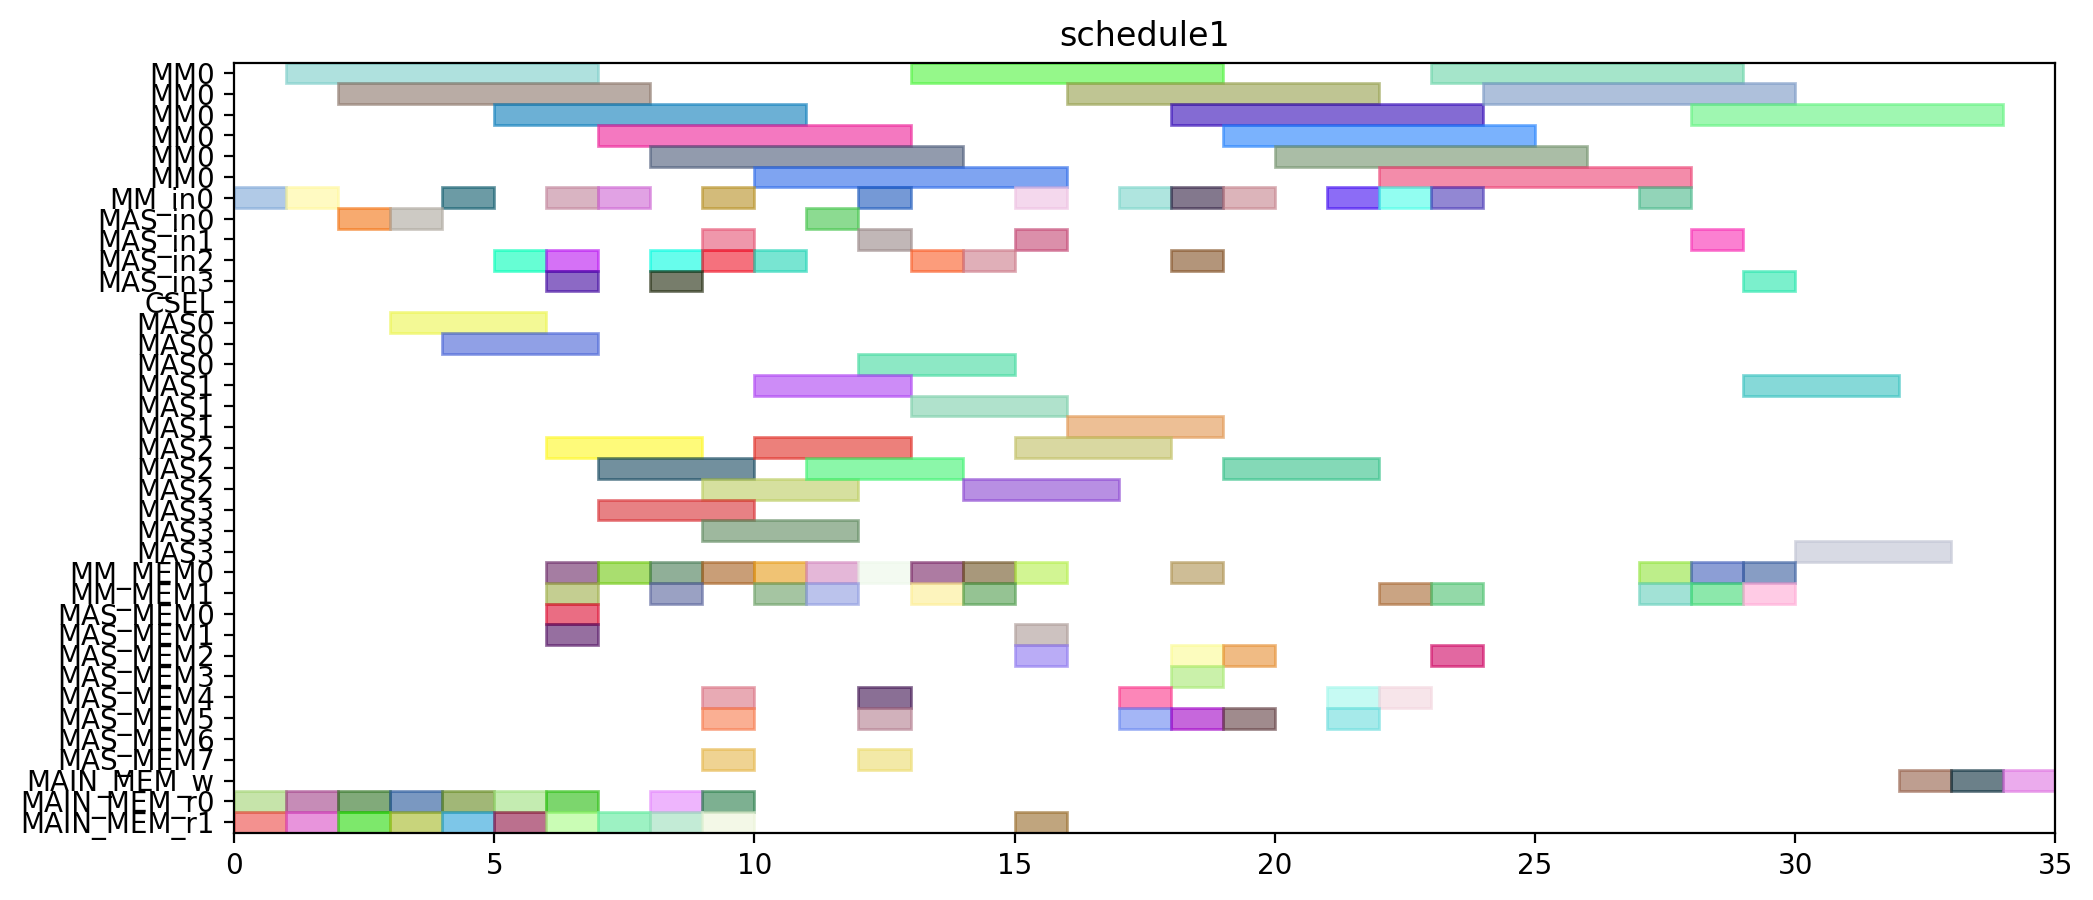

This figure's Python source:
from pyschedule import Scenario, solvers, plotters, alt


def solve():
	horizon = 148
	S = Scenario("schedule1", horizon=horizon)

	# resource
	MM = S.Resources('MM', num=1, size=6)
	MM_in = S.Resources('MM_in', num=1)
	MAS_in = S.Resources('MAS_in', num=4)
	CSEL = S.Resource('CSEL')
	MAS = S.Resources('MAS', num=4, size=3, periods=range(1, horizon))
	MM_MEM = S.Resources('MM_MEM', num=2)
	MAS_MEM = S.Resources('MAS_MEM', num=8)
	MAIN_MEM_w = S.Resource('MAIN_MEM_w', size=1)
	MAIN_MEM_r = S.Resources('MAIN_MEM_r', num=2)

	# result of previous scheduling
	t0_in = S.Task('t0_in', length=1, delay_cost=1)
	S += t0_in >= 0
	t0_in += MM_in[0]

	t0_mem0 = S.Task('t0_mem0', length=1, delay_cost=1)
	S += t0_mem0 >= 0
	t0_mem0 += MAIN_MEM_r[0]

	t0_mem1 = S.Task('t0_mem1', length=1, delay_cost=1)
	S += t0_mem1 >= 0
	t0_mem1 += MAIN_MEM_r[1]

	t0 = S.Task('t0', length=6, delay_cost=1)
	S += t0 >= 1
	t0 += MM[0]

	t2_in = S.Task('t2_in', length=1, delay_cost=1)
	S += t2_in >= 1
	t2_in += MM_in[0]

	t2_mem0 = S.Task('t2_mem0', length=1, delay_cost=1)
	S += t2_mem0 >= 1
	t2_mem0 += MAIN_MEM_r[0]

	t2_mem1 = S.Task('t2_mem1', length=1, delay_cost=1)
	S += t2_mem1 >= 1
	t2_mem1 += MAIN_MEM_r[1]

	t14_in = S.Task('t14_in', length=1, delay_cost=1)
	S += t14_in >= 2
	t14_in += MAS_in[0]

	t14_mem0 = S.Task('t14_mem0', length=1, delay_cost=1)
	S += t14_mem0 >= 2
	t14_mem0 += MAIN_MEM_r[0]

	t14_mem1 = S.Task('t14_mem1', length=1, delay_cost=1)
	S += t14_mem1 >= 2
	t14_mem1 += MAIN_MEM_r[1]

	t2 = S.Task('t2', length=6, delay_cost=1)
	S += t2 >= 2
	t2 += MM[0]

	t13_in = S.Task('t13_in', length=1, delay_cost=1)
	S += t13_in >= 3
	t13_in += MAS_in[0]

	t13_mem0 = S.Task('t13_mem0', length=1, delay_cost=1)
	S += t13_mem0 >= 3
	t13_mem0 += MAIN_MEM_r[0]

	t13_mem1 = S.Task('t13_mem1', length=1, delay_cost=1)
	S += t13_mem1 >= 3
	t13_mem1 += MAIN_MEM_r[1]

	t14 = S.Task('t14', length=3, delay_cost=1)
	S += t14 >= 3
	t14 += MAS[0]

	t13 = S.Task('t13', length=3, delay_cost=1)
	S += t13 >= 4
	t13 += MAS[0]

	t1_in = S.Task('t1_in', length=1, delay_cost=1)
	S += t1_in >= 4
	t1_in += MM_in[0]

	t1_mem0 = S.Task('t1_mem0', length=1, delay_cost=1)
	S += t1_mem0 >= 4
	t1_mem0 += MAIN_MEM_r[0]

	t1_mem1 = S.Task('t1_mem1', length=1, delay_cost=1)
	S += t1_mem1 >= 4
	t1_mem1 += MAIN_MEM_r[1]

	t1 = S.Task('t1', length=6, delay_cost=1)
	S += t1 >= 5
	t1 += MM[0]

	t4_in = S.Task('t4_in', length=1, delay_cost=1)
	S += t4_in >= 5
	t4_in += MAS_in[2]

	t4_mem0 = S.Task('t4_mem0', length=1, delay_cost=1)
	S += t4_mem0 >= 5
	t4_mem0 += MAIN_MEM_r[0]

	t4_mem1 = S.Task('t4_mem1', length=1, delay_cost=1)
	S += t4_mem1 >= 5
	t4_mem1 += MAIN_MEM_r[1]

	t15_in = S.Task('t15_in', length=1, delay_cost=1)
	S += t15_in >= 6
	t15_in += MM_in[0]

	t15_mem0 = S.Task('t15_mem0', length=1, delay_cost=1)
	S += t15_mem0 >= 6
	t15_mem0 += MAS_MEM[0]

	t15_mem1 = S.Task('t15_mem1', length=1, delay_cost=1)
	S += t15_mem1 >= 6
	t15_mem1 += MAS_MEM[1]

	t18_in = S.Task('t18_in', length=1, delay_cost=1)
	S += t18_in >= 6
	t18_in += MAS_in[3]

	t18_mem0 = S.Task('t18_mem0', length=1, delay_cost=1)
	S += t18_mem0 >= 6
	t18_mem0 += MM_MEM[0]

	t18_mem1 = S.Task('t18_mem1', length=1, delay_cost=1)
	S += t18_mem1 >= 6
	t18_mem1 += MM_MEM[1]

	t3_in = S.Task('t3_in', length=1, delay_cost=1)
	S += t3_in >= 6
	t3_in += MAS_in[2]

	t3_mem0 = S.Task('t3_mem0', length=1, delay_cost=1)
	S += t3_mem0 >= 6
	t3_mem0 += MAIN_MEM_r[0]

	t3_mem1 = S.Task('t3_mem1', length=1, delay_cost=1)
	S += t3_mem1 >= 6
	t3_mem1 += MAIN_MEM_r[1]

	t4 = S.Task('t4', length=3, delay_cost=1)
	S += t4 >= 6
	t4 += MAS[2]

	t15 = S.Task('t15', length=6, delay_cost=1)
	S += t15 >= 7
	t15 += MM[0]

	t18 = S.Task('t18', length=3, delay_cost=1)
	S += t18 >= 7
	t18 += MAS[3]

	t20_in = S.Task('t20_in', length=1, delay_cost=1)
	S += t20_in >= 7
	t20_in += MM_in[0]

	t20_mem0 = S.Task('t20_mem0', length=1, delay_cost=1)
	S += t20_mem0 >= 7
	t20_mem0 += MM_MEM[0]

	t20_mem1 = S.Task('t20_mem1', length=1, delay_cost=1)
	S += t20_mem1 >= 7
	t20_mem1 += MAIN_MEM_r[1]

	t3 = S.Task('t3', length=3, delay_cost=1)
	S += t3 >= 7
	t3 += MAS[2]

	t16_in = S.Task('t16_in', length=1, delay_cost=1)
	S += t16_in >= 8
	t16_in += MAS_in[2]

	t16_mem0 = S.Task('t16_mem0', length=1, delay_cost=1)
	S += t16_mem0 >= 8
	t16_mem0 += MM_MEM[0]

	t16_mem1 = S.Task('t16_mem1', length=1, delay_cost=1)
	S += t16_mem1 >= 8
	t16_mem1 += MM_MEM[1]

	t20 = S.Task('t20', length=6, delay_cost=1)
	S += t20 >= 8
	t20 += MM[0]

	t9_in = S.Task('t9_in', length=1, delay_cost=1)
	S += t9_in >= 8
	t9_in += MAS_in[3]

	t9_mem0 = S.Task('t9_mem0', length=1, delay_cost=1)
	S += t9_mem0 >= 8
	t9_mem0 += MAIN_MEM_r[0]

	t9_mem1 = S.Task('t9_mem1', length=1, delay_cost=1)
	S += t9_mem1 >= 8
	t9_mem1 += MAIN_MEM_r[1]

	t16 = S.Task('t16', length=3, delay_cost=1)
	S += t16 >= 9
	t16 += MAS[2]

	t19_in = S.Task('t19_in', length=1, delay_cost=1)
	S += t19_in >= 9
	t19_in += MAS_in[1]

	t19_mem0 = S.Task('t19_mem0', length=1, delay_cost=1)
	S += t19_mem0 >= 9
	t19_mem0 += MM_MEM[0]

	t19_mem1 = S.Task('t19_mem1', length=1, delay_cost=1)
	S += t19_mem1 >= 9
	t19_mem1 += MAS_MEM[7]

	t5_in = S.Task('t5_in', length=1, delay_cost=1)
	S += t5_in >= 9
	t5_in += MM_in[0]

	t5_mem0 = S.Task('t5_mem0', length=1, delay_cost=1)
	S += t5_mem0 >= 9
	t5_mem0 += MAS_MEM[4]

	t5_mem1 = S.Task('t5_mem1', length=1, delay_cost=1)
	S += t5_mem1 >= 9
	t5_mem1 += MAS_MEM[5]

	t8_in = S.Task('t8_in', length=1, delay_cost=1)
	S += t8_in >= 9
	t8_in += MAS_in[2]

	t8_mem0 = S.Task('t8_mem0', length=1, delay_cost=1)
	S += t8_mem0 >= 9
	t8_mem0 += MAIN_MEM_r[0]

	t8_mem1 = S.Task('t8_mem1', length=1, delay_cost=1)
	S += t8_mem1 >= 9
	t8_mem1 += MAIN_MEM_r[1]

	t9 = S.Task('t9', length=3, delay_cost=1)
	S += t9 >= 9
	t9 += MAS[3]

	t11_in = S.Task('t11_in', length=1, delay_cost=1)
	S += t11_in >= 10
	t11_in += MAS_in[2]

	t11_mem0 = S.Task('t11_mem0', length=1, delay_cost=1)
	S += t11_mem0 >= 10
	t11_mem0 += MM_MEM[0]

	t11_mem1 = S.Task('t11_mem1', length=1, delay_cost=1)
	S += t11_mem1 >= 10
	t11_mem1 += MM_MEM[1]

	t19 = S.Task('t19', length=3, delay_cost=1)
	S += t19 >= 10
	t19 += MAS[1]

	t5 = S.Task('t5', length=6, delay_cost=1)
	S += t5 >= 10
	t5 += MM[0]

	t8 = S.Task('t8', length=3, delay_cost=1)
	S += t8 >= 10
	t8 += MAS[2]

	t11 = S.Task('t11', length=3, delay_cost=1)
	S += t11 >= 11
	t11 += MAS[2]

	t6_in = S.Task('t6_in', length=1, delay_cost=1)
	S += t6_in >= 11
	t6_in += MAS_in[0]

	t6_mem0 = S.Task('t6_mem0', length=1, delay_cost=1)
	S += t6_mem0 >= 11
	t6_mem0 += MM_MEM[0]

	t6_mem1 = S.Task('t6_mem1', length=1, delay_cost=1)
	S += t6_mem1 >= 11
	t6_mem1 += MM_MEM[1]

	t10_in = S.Task('t10_in', length=1, delay_cost=1)
	S += t10_in >= 12
	t10_in += MM_in[0]

	t10_mem0 = S.Task('t10_mem0', length=1, delay_cost=1)
	S += t10_mem0 >= 12
	t10_mem0 += MAS_MEM[4]

	t10_mem1 = S.Task('t10_mem1', length=1, delay_cost=1)
	S += t10_mem1 >= 12
	t10_mem1 += MAS_MEM[7]

	t17_in = S.Task('t17_in', length=1, delay_cost=1)
	S += t17_in >= 12
	t17_in += MAS_in[1]

	t17_mem0 = S.Task('t17_mem0', length=1, delay_cost=1)
	S += t17_mem0 >= 12
	t17_mem0 += MM_MEM[0]

	t17_mem1 = S.Task('t17_mem1', length=1, delay_cost=1)
	S += t17_mem1 >= 12
	t17_mem1 += MAS_MEM[5]

	t6 = S.Task('t6', length=3, delay_cost=1)
	S += t6 >= 12
	t6 += MAS[0]

	t10 = S.Task('t10', length=6, delay_cost=1)
	S += t10 >= 13
	t10 += MM[0]

	t17 = S.Task('t17', length=3, delay_cost=1)
	S += t17 >= 13
	t17 += MAS[1]

	t22_in = S.Task('t22_in', length=1, delay_cost=1)
	S += t22_in >= 13
	t22_in += MAS_in[2]

	t22_mem0 = S.Task('t22_mem0', length=1, delay_cost=1)
	S += t22_mem0 >= 13
	t22_mem0 += MM_MEM[0]

	t22_mem1 = S.Task('t22_mem1', length=1, delay_cost=1)
	S += t22_mem1 >= 13
	t22_mem1 += MM_MEM[1]

	t21_in = S.Task('t21_in', length=1, delay_cost=1)
	S += t21_in >= 14
	t21_in += MAS_in[2]

	t21_mem0 = S.Task('t21_mem0', length=1, delay_cost=1)
	S += t21_mem0 >= 14
	t21_mem0 += MM_MEM[0]

	t21_mem1 = S.Task('t21_mem1', length=1, delay_cost=1)
	S += t21_mem1 >= 14
	t21_mem1 += MM_MEM[1]

	t22 = S.Task('t22', length=3, delay_cost=1)
	S += t22 >= 14
	t22 += MAS[2]

	t21 = S.Task('t21', length=3, delay_cost=1)
	S += t21 >= 15
	t21 += MAS[2]

	t23_in = S.Task('t23_in', length=1, delay_cost=1)
	S += t23_in >= 15
	t23_in += MM_in[0]

	t23_mem0 = S.Task('t23_mem0', length=1, delay_cost=1)
	S += t23_mem0 >= 15
	t23_mem0 += MAS_MEM[2]

	t23_mem1 = S.Task('t23_mem1', length=1, delay_cost=1)
	S += t23_mem1 >= 15
	t23_mem1 += MAIN_MEM_r[1]

	t7_in = S.Task('t7_in', length=1, delay_cost=1)
	S += t7_in >= 15
	t7_in += MAS_in[1]

	t7_mem0 = S.Task('t7_mem0', length=1, delay_cost=1)
	S += t7_mem0 >= 15
	t7_mem0 += MM_MEM[0]

	t7_mem1 = S.Task('t7_mem1', length=1, delay_cost=1)
	S += t7_mem1 >= 15
	t7_mem1 += MAS_MEM[1]

	t23 = S.Task('t23', length=6, delay_cost=1)
	S += t23 >= 16
	t23 += MM[0]

	t7 = S.Task('t7', length=3, delay_cost=1)
	S += t7 >= 16
	t7 += MAS[1]

	t27_in = S.Task('t27_in', length=1, delay_cost=1)
	S += t27_in >= 17
	t27_in += MM_in[0]

	t27_mem0 = S.Task('t27_mem0', length=1, delay_cost=1)
	S += t27_mem0 >= 17
	t27_mem0 += MAS_MEM[4]

	t27_mem1 = S.Task('t27_mem1', length=1, delay_cost=1)
	S += t27_mem1 >= 17
	t27_mem1 += MAS_MEM[5]

	t12_in = S.Task('t12_in', length=1, delay_cost=1)
	S += t12_in >= 18
	t12_in += MAS_in[2]

	t12_mem0 = S.Task('t12_mem0', length=1, delay_cost=1)
	S += t12_mem0 >= 18
	t12_mem0 += MM_MEM[0]

	t12_mem1 = S.Task('t12_mem1', length=1, delay_cost=1)
	S += t12_mem1 >= 18
	t12_mem1 += MAS_MEM[5]

	t27 = S.Task('t27', length=6, delay_cost=1)
	S += t27 >= 18
	t27 += MM[0]

	t28_in = S.Task('t28_in', length=1, delay_cost=1)
	S += t28_in >= 18
	t28_in += MM_in[0]

	t28_mem0 = S.Task('t28_mem0', length=1, delay_cost=1)
	S += t28_mem0 >= 18
	t28_mem0 += MAS_MEM[2]

	t28_mem1 = S.Task('t28_mem1', length=1, delay_cost=1)
	S += t28_mem1 >= 18
	t28_mem1 += MAS_MEM[3]

	t12 = S.Task('t12', length=3, delay_cost=1)
	S += t12 >= 19
	t12 += MAS[2]

	t25_in = S.Task('t25_in', length=1, delay_cost=1)
	S += t25_in >= 19
	t25_in += MM_in[0]

	t25_mem0 = S.Task('t25_mem0', length=1, delay_cost=1)
	S += t25_mem0 >= 19
	t25_mem0 += MAS_MEM[2]

	t25_mem1 = S.Task('t25_mem1', length=1, delay_cost=1)
	S += t25_mem1 >= 19
	t25_mem1 += MAS_MEM[5]

	t28 = S.Task('t28', length=6, delay_cost=1)
	S += t28 >= 19
	t28 += MM[0]

	t25 = S.Task('t25', length=6, delay_cost=1)
	S += t25 >= 20
	t25 += MM[0]

	t29_in = S.Task('t29_in', length=1, delay_cost=1)
	S += t29_in >= 21
	t29_in += MM_in[0]

	t29_mem0 = S.Task('t29_mem0', length=1, delay_cost=1)
	S += t29_mem0 >= 21
	t29_mem0 += MAS_MEM[4]

	t29_mem1 = S.Task('t29_mem1', length=1, delay_cost=1)
	S += t29_mem1 >= 21
	t29_mem1 += MAS_MEM[5]

	t29 = S.Task('t29', length=6, delay_cost=1)
	S += t29 >= 22
	t29 += MM[0]


	# new tasks
	t24 = S.Task('t24', length=6, delay_cost=1)
	t24 += alt(MM)
	t24_in = S.Task('t24_in', length=1, delay_cost=1)
	t24_in += alt(MM_in)
	S += t24_in*MM_in[0]<=t24*MM[0]
	t24_mem0 = S.Task('t24_mem0', length=1, delay_cost=1)
	t24_mem0 += MAS_MEM[4]
	S += 21 < t24_mem0
	S += t24_mem0 <= t24

	t24_mem1 = S.Task('t24_mem1', length=1, delay_cost=1)
	t24_mem1 += MM_MEM[1]
	S += 21 < t24_mem1
	S += t24_mem1 <= t24

	t26 = S.Task('t26', length=6, delay_cost=1)
	t26 += alt(MM)
	t26_in = S.Task('t26_in', length=1, delay_cost=1)
	t26_in += alt(MM_in)
	S += t26_in*MM_in[0]<=t26*MM[0]
	t26_mem0 = S.Task('t26_mem0', length=1, delay_cost=1)
	t26_mem0 += MAS_MEM[2]
	S += 12 < t26_mem0
	S += t26_mem0 <= t26

	t26_mem1 = S.Task('t26_mem1', length=1, delay_cost=1)
	t26_mem1 += MM_MEM[1]
	S += 21 < t26_mem1
	S += t26_mem1 <= t26

	PZ_new = S.Task('PZ_new', length=6, delay_cost=1)
	PZ_new += alt(MM)
	PZ_new_in = S.Task('PZ_new_in', length=1, delay_cost=1)
	PZ_new_in += alt(MM_in)
	S += PZ_new_in*MM_in[0]<=PZ_new*MM[0]
	S += 0<PZ_new

	PZ_new_w = S.Task('PZ_new_w', length=1, delay_cost=1)
	PZ_new_w += alt(MAIN_MEM_w)
	S += PZ_new <= PZ_new_w

	PZ_new_mem0 = S.Task('PZ_new_mem0', length=1, delay_cost=1)
	PZ_new_mem0 += MM_MEM[0]
	S += 27 < PZ_new_mem0
	S += PZ_new_mem0 <= PZ_new

	PZ_new_mem1 = S.Task('PZ_new_mem1', length=1, delay_cost=1)
	PZ_new_mem1 += MM_MEM[1]
	S += 24 < PZ_new_mem1
	S += PZ_new_mem1 <= PZ_new

	PX_new = S.Task('PX_new', length=3, delay_cost=1)
	PX_new += alt(MAS)
	PX_new_in = S.Task('PX_new_in', length=1, delay_cost=1)
	PX_new_in += alt(MAS_in)
	S += PX_new_in*MAS_in[0]<=PX_new*MAS[0]

	S += PX_new_in*MAS_in[1]<=PX_new*MAS[1]

	S += PX_new_in*MAS_in[2]<=PX_new*MAS[2]

	S += PX_new_in*MAS_in[3]<=PX_new*MAS[3]

	S += 0<PX_new

	PX_new_w = S.Task('PX_new_w', length=1, delay_cost=1)
	PX_new_w += alt(MAIN_MEM_w)
	S += PX_new <= PX_new_w

	PX_new_mem0 = S.Task('PX_new_mem0', length=1, delay_cost=1)
	PX_new_mem0 += MM_MEM[0]
	S += 25 < PX_new_mem0
	S += PX_new_mem0 <= PX_new

	PX_new_mem1 = S.Task('PX_new_mem1', length=1, delay_cost=1)
	PX_new_mem1 += alt(MM_MEM)
	S += (t24*MM[0])-1 < PX_new_mem1*MM_MEM[1]
	S += PX_new_mem1 <= PX_new

	PY_new = S.Task('PY_new', length=3, delay_cost=1)
	PY_new += alt(MAS)
	PY_new_in = S.Task('PY_new_in', length=1, delay_cost=1)
	PY_new_in += alt(MAS_in)
	S += PY_new_in*MAS_in[0]<=PY_new*MAS[0]

	S += PY_new_in*MAS_in[1]<=PY_new*MAS[1]

	S += PY_new_in*MAS_in[2]<=PY_new*MAS[2]

	S += PY_new_in*MAS_in[3]<=PY_new*MAS[3]

	S += 0<PY_new

	PY_new_w = S.Task('PY_new_w', length=1, delay_cost=1)
	PY_new_w += alt(MAIN_MEM_w)
	S += PY_new <= PY_new_w

	PY_new_mem0 = S.Task('PY_new_mem0', length=1, delay_cost=1)
	PY_new_mem0 += MM_MEM[0]
	S += 23 < PY_new_mem0
	S += PY_new_mem0 <= PY_new

	PY_new_mem1 = S.Task('PY_new_mem1', length=1, delay_cost=1)
	PY_new_mem1 += alt(MM_MEM)
	S += (t26*MM[0])-1 < PY_new_mem1*MM_MEM[1]
	S += PY_new_mem1 <= PY_new

	solvers.mip.solve(S,msg=1,kind='CPLEX',ratio_gap=1.01)

	solution = [['hoge']*len(S.solution()[1]) for i in range(len(S.solution()))]
	for i in range(len(S.solution())):
		for j in range(len(S.solution()[i])):
			solution[i][j]=str(S.solution()[i][j])
	print(solution)

	cycles = int(solution[-1][3])

	pic_file_name = "/home/mfukuda/ABE/multiRAM_multiMAS_16mux/scheduling_result/stage6MM1_stage3MAS4/EP_ADD_A_0/schedule1.png"
	if(S.solution() != []):
		plotters.matplotlib.plot(S,img_filename=pic_file_name, show_task_labels=False, fig_size=(cycles*0.25+3, 5))

	return solution
